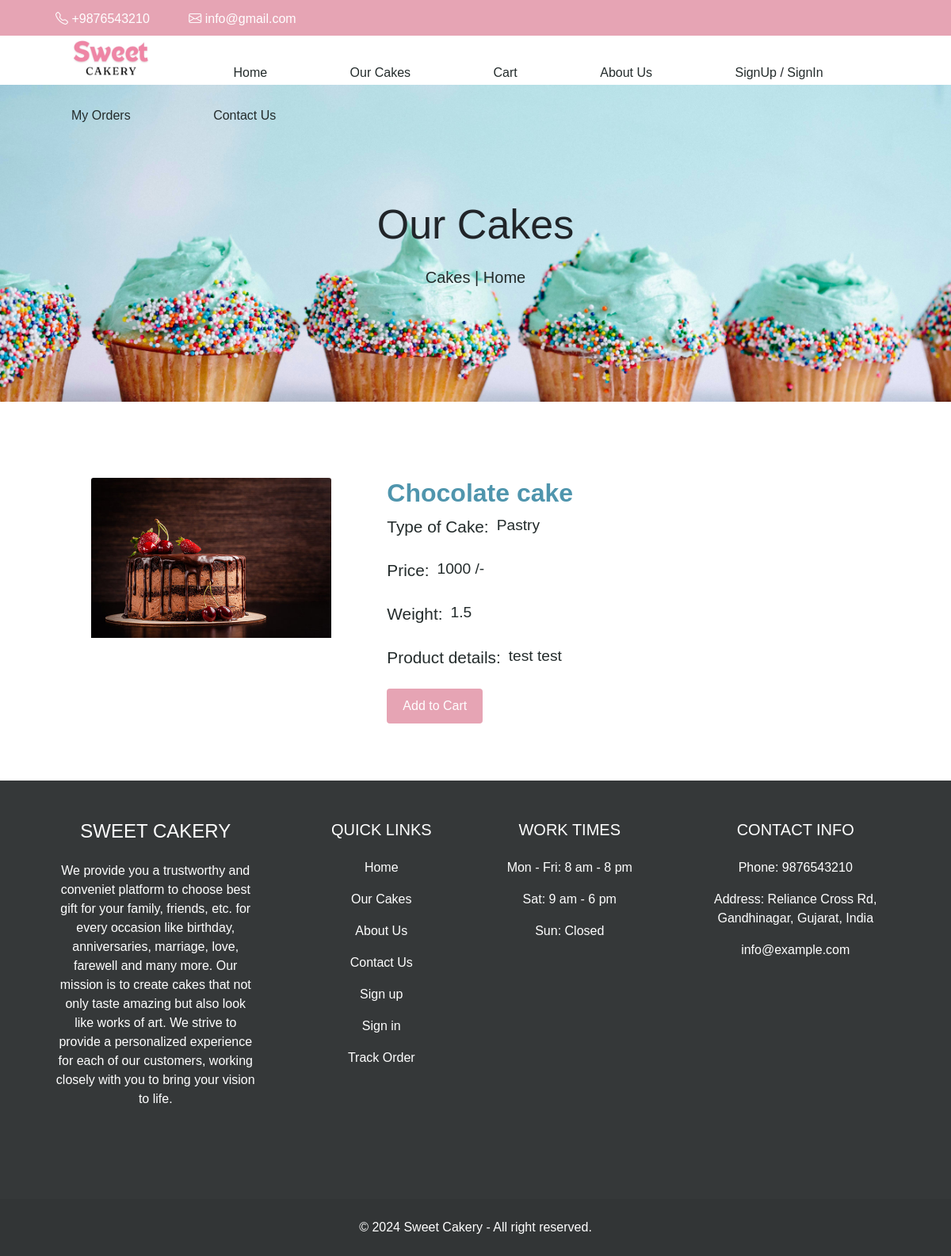
The app's page /User/item-details.php?item_id=7 with its own data.
### tables this page shows
CREATE TABLE `items` (
  `item_id` int(10) NOT NULL,
  `item_name` varchar(30) NOT NULL,
  `item_des` varchar(200) NOT NULL,
  `item_img` varchar(255) NOT NULL,
  `quantity` bigint(50) NOT NULL,
  `weight` varchar(30) NOT NULL,
  `price` int(30) NOT NULL,
  `category_id` int(10) NOT NULL
);

CREATE TABLE `category` (
  `category_id` int(10) NOT NULL,
  `cat_name` varchar(30) NOT NULL
);

### User/item-details.php (the view, shortened to what this page needs)
<?php
    include 'components/connection.php';
?>
<!DOCTYPE HTML>
<html>
    <head>
    <link href="css/css/bootstrap.css" rel='stylesheet' type='text/css' />
    <link href="css/style.css" rel='stylesheet' type="text/css"/>
    <link href="css/font-awesome.css" rel="stylesheet">
    <link rel="stylesheet" href="https://cdn.jsdelivr.net/npm/bootstrap-icons@1.3.0/font/bootstrap-icons.css">
    </head>
    <body>
        <?php include 'components/header.php'?>
        <?php include 'components/navbar.php'?>
        <div class="banner-3">
            <div class="container">
                <p style="font-size: 52px;">Our Cakes</p>
                <h5 class=""> <a href="items.php">Cakes</a>
                    <span> |</span> <a href="index.php"> Home</a></h5>
            </div>
        </div>
        <br><br><br><br>
        <div class="row row-cols-3 item-content">
        <?php
                $item_id=intval($_GET['item_id']);
                $sql = "SELECT items.*, category.cat_name
                FROM items
                JOIN category ON items.category_id = category.category_id
                WHERE items.item_id = :item_id";
                $query = $conn->prepare($sql);
                $query->bindParam(':item_id', $item_id, PDO::PARAM_INT);
                $query->execute();
                $results = $query->fetchAll(PDO::FETCH_OBJ);
                        if($query->rowCount() > 0){
                        foreach($results as $result)
                        {				?>
                        <?php if ($result->item_img) { ?>
            <div class="col-md-4">
                <img src="../Admin/item-images/<?php echo htmlentities($result->item_img); ?>"  class="card-img-top"  alt="Current Image" style="">
                <?php } ?>
            </div>
            <div class="col-md-6 product-info">
                <h2><a href="item-details.php"><?php echo htmlentities($result->item_name); ?></a></h2>
                <div class="detail-item">
                    <span class="label">Type of Cake:</span>
                    <p class="detail-item-itext"><?php echo htmlentities($result->cat_name); ?></p>
                </div>
                <div class="detail-item">
                    <span class="label">Price:</span>
                    <p class="detail-item-itext"><?php echo htmlentities($result->price); ?> <span>/-</span></p>
                </div>
                <div class="detail-item">
                    <span class="label">Weight:</span>
                    <p class="detail-item-itext"><?php echo htmlentities($result->weight); ?></p>
                </div>
                <div class="detail-item">
                    <span class="label">Product details:</span>
                    <p class="detail-item-itext"><?php echo htmlentities($result->item_des); ?></p>
                </div>
                <form method="POST" action="">
                    <button class="btn mb-2 custom-btn" name="submit">Add to Cart</button>
                </form>
            </div>
        </div>
            <?php } }?>
        <?php include 'components/footer.php'?>
    </body>
</html>

### User/css/style.css (style rules this page uses)
* { box-sizing: border-box; }
:root { --pink : #E6A4B4; --white: #ffff; --light-black: #232b2b; --gray: #e9ecef; --light-blue: #ADD8E6; --blue: #4f95ad; }
html, body { margin: 0; padding: 0; font-size: 16px; font-family: 'Gill Sans', 'Gill Sans MT', Calibri, 'Trebuchet MS', sans-serif; -ms-overflow-style:scrollbar; }
.banner-3 { background: url(../images/cupcake1.jpg)no-repeat; background-size: cover; background-position: center; -webkit-background-size: cover; -o-background-size: cover; -ms-background-size: cover; -moz-background-size: cover; min-height:400px; text-align: center; display:flex; justify-content:center; align-items:center; }
a { color: var(--light-black); }
.custom-btn { background-color: var(--pink); color: var(--white); border: none; padding: 10px 20px; cursor: pointer; }
.item-content { margin-left: 100px; margin-right: 100px; }
.item-content h2 { color: var(--blue); font-weight: bolder; }
.product-info { margin-left: 40px; }
.product-info h2 { font-weight: bold; color: var(--blue); }
.product-info a { text-decoration: none; color: inherit; }
.detail-item { display: flex; margin-bottom: 10px; }
.detail-item .label { margin-right: 10px; font-size: 130%; color: var(--light-black); }
.detail-item .detail-item-itext { font-size:120%; color: var(--light-black); }

### records on screen
items: item_img (picture), item_name "Chocolate cake", category.cat_name "Pastry", price "1000", weight "1.5", item_des "test test"
